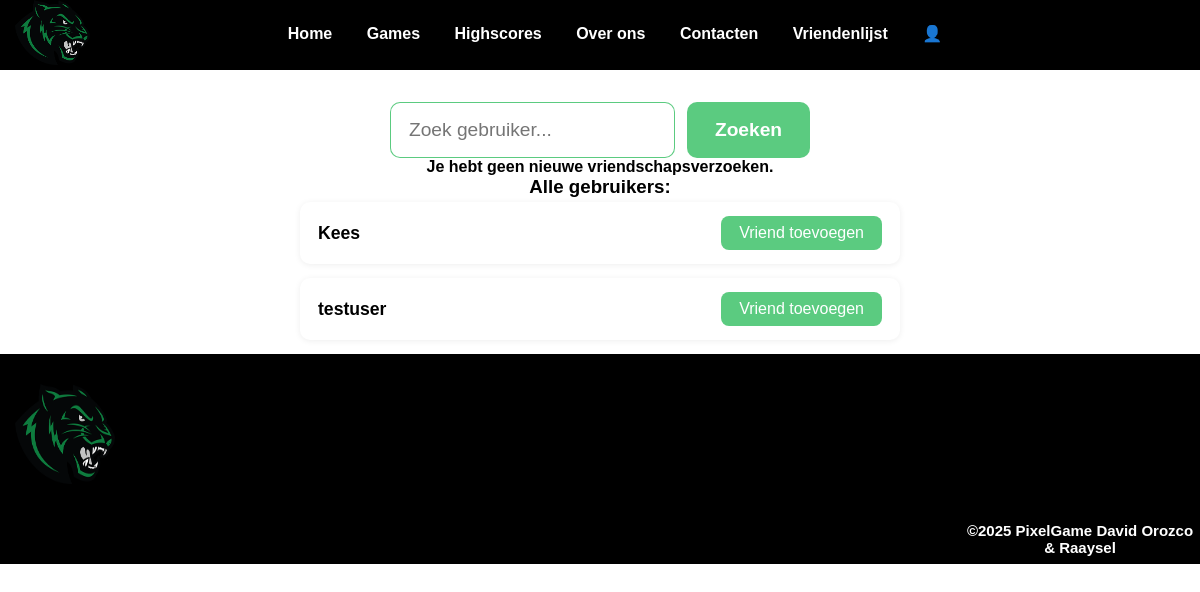
Before: /vrienden_toevoegen.php with the older database file.
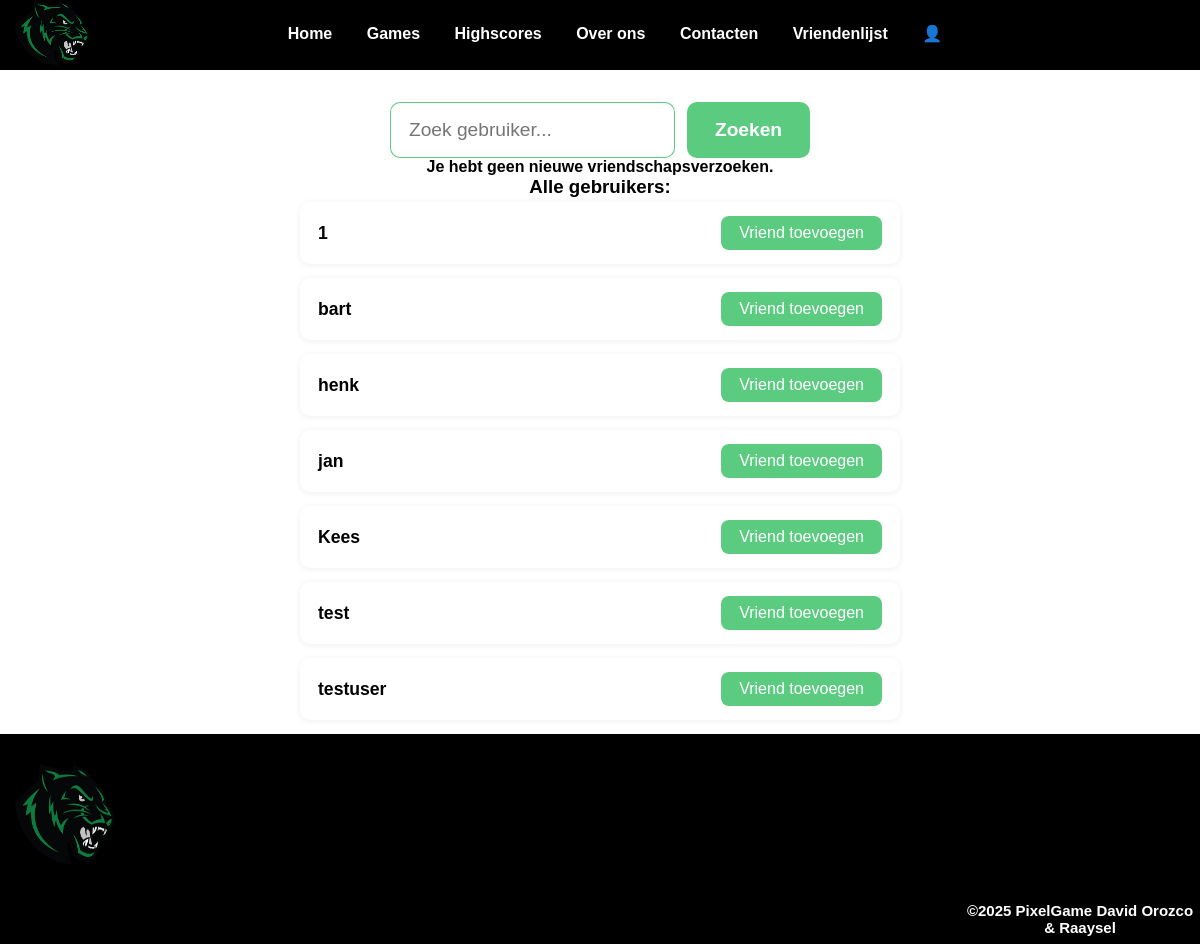
After: the same page with the newer database file.
### tables this page shows
CREATE TABLE `users` (
  `id` int(11) NOT NULL,
  `username` varchar(50) NOT NULL,
  `email` varchar(100) NOT NULL,
  `password` varchar(255) NOT NULL,
  `created_at` timestamp NULL DEFAULT current_timestamp()
);

### vrienden_toevoegen.php (the view, shortened to what this page needs)
<!DOCTYPE html>
<html lang="nl">
<head>
    <link rel="stylesheet" href="css/style.css">
</head>
<body>
<?php
require_once 'header.php';
$db = Database::getInstance();
$conn = $db->getConnection();
$current_id = $_SESSION['id'] ?? 0;
echo '<form class="vrienden-zoek-form" method="GET" action="">
    <input type="text" name="zoek" placeholder="Zoek gebruiker..." value="' . (isset($_GET['zoek']) ? htmlspecialchars($_GET['zoek']) : '') . '">
    <button type="submit">Zoeken</button>
</form>';
try {
$stmt = $conn->prepare("SELECT v.*, u.username FROM vrienden v JOIN users u ON v.gebruiker_id = u.id WHERE v.vrienden_id = :id AND v.accepted = 0");
$stmt->bindParam(':id', $current_id, PDO::PARAM_INT);
$stmt->execute();
$verzoeken = $stmt->fetchAll(PDO::FETCH_ASSOC);
} catch (PDOException $e) {
    echo "<p>Fout bij het ophalen van vriendschapsverzoeken: " . htmlspecialchars($e->getMessage()) . "</p>";
}
if (count($verzoeken) > 0) {
    echo "<h3>Vriendschapsverzoeken:</h3><ul class='vriendenlijst'>";
    foreach ($verzoeken as $verzoek) {
        echo "<li>";
        echo htmlspecialchars($verzoek['username']) . " wil vrienden worden.";
        echo "
            <form action='acceptatie_wijzigen.php' method='POST' style='display:inline;'>
                <input type='hidden' name='username' value='" . htmlspecialchars($verzoek['username']) . "'>
                <button type='submit'>Accepteer</button>
            </form>
            <form action='vriendafwijzen.php' method='POST' style='display:inline;'>
                <input type='hidden' name='username' value='" . htmlspecialchars($verzoek['username']) . "'>
                <button type='submit'>Afwijzen</button>
            </form>
        ";
        echo "</li>";
    }
    echo "</ul>";
} else {
    echo "<p>Je hebt geen nieuwe vriendschapsverzoeken.</p>";
}
$zoek = $_GET['zoek'] ?? '';
if ($zoek !== '') {
    $zoekterm = '%' . $zoek . '%';
    $stmt = $conn->prepare("SELECT id, username FROM users WHERE id != :current_id AND username LIKE :zoekterm");
    $stmt->bindParam(':current_id', $current_id, PDO::PARAM_INT);
    $stmt->bindParam(':zoekterm', $zoekterm, PDO::PARAM_STR);
} else {
    $stmt = $conn->prepare("SELECT id, username FROM users WHERE id != :current_id");
    $stmt->bindParam(':current_id', $current_id, PDO::PARAM_INT);
}
$stmt->execute();
$users = $stmt->fetchAll(PDO::FETCH_ASSOC);
echo "<h3>Alle gebruikers:</h3><ul class='vriendenlijst'>";
foreach ($users as $user) {
    echo "<li>";
    echo htmlspecialchars($user['username']);
    echo "
        <form action='vriendenvoegen.php' method='POST' style='display:inline;'>
            <input type='hidden' name='vrienden_id' value='" . htmlspecialchars($user['id']) . "'>
            <button type='submit'>Vriend toevoegen</button>
        </form>
    ";
    echo "</li>";
}
echo "</ul>";
?>
<?php require_once 'footer.php'; ?>
</body>
</html>

### header.php (shortened to what this page needs)
<!DOCTYPE html>
<html lang="nl">
<head>
    <link rel="stylesheet" href="css/style.css">
</head>
<header>
    <nav>
     <img src="img/panther.png" alt="Logo" class="logo">
     <a href="index.php">Home</a>
     <a href="Game-menu.php">Games</a>
     <a href="highscores.php">Highscores</a>
     <a href="over_ons.php">Over ons</a>
     <a href="contact.php">Contacten</a>
     <a href="vriendenlijst.php">Vriendenlijst</a>
    <?php if(!isset($_SESSION['user_id'])): ?>
        <a href="inloggen.php">👤</a>
    <?php else: ?>
        <a href="profiel.php">👤 <?php echo $_SESSION['username']; ?></a>
        <a href="logout.php">👤 Uitloggen</a>
    <?php endif; ?>
    </nav>
</header>

### footer.php
<footer>
    <img class="footer-logo" src="img/panther.png" alt="Logo">
    <article>
       <p id="Watermark">&copy;2025 PixelGame David Orozco & Raaysel</p>
      </article>
</footer>
</html>

### css/style.css (style rules this page uses)
* { margin:0; padding:0; box-sizing: border-box; }
body { font-family: Arial, Helvetica, sans-serif; font-weight: bold; margin: 0; display: flex; align-items: center; flex-direction: column; position: relative; }
p { text-align: center; }
nav { background-color: black; padding: 24px; width: 100vw; height: 10vh; text-align: center; position: relative; top: 0; left: 0; z-index: 10; }
nav a { padding-left: 30px; color: white; text-decoration: none; }
footer { background-color: black; width: 100vw; padding: 105px; height: auto; position: relative; z-index: 2; }
.logo { position: absolute; left: 15px; width: 75px; height: 65px; top: 0px; }
.footer-logo { position: absolute; width: 100px; height: 100px; margin-top: -75px; left: 15px; }
#Watermark { color: white; position: absolute; top: 80%; left: 80%; font-size: 15px; }
ul.vriendenlijst { list-style: none; padding: 0; margin: 4px auto 0 auto; max-width: 600px; width: 100%; box-sizing: border-box; }
ul.vriendenlijst li { background: #fff; margin-bottom: 14px; padding: 14px 18px; border-radius: 10px; display: flex; justify-content: space-between; align-items: center; box-shadow: 0 1px 6px rgba(0,0,0,0.07); font-size: 1.1rem; box-sizing: border-box; }
ul.vriendenlijst li form { margin: 0; display: inline; }
ul.vriendenlijst li button { background-color: #50c878ef; color: white; border: none; border-radius: 8px; padding: 8px 18px; font-size: 1rem; cursor: pointer; margin-left: 10px; transition: background 0.2s; }
.vrienden-zoek-form { width: 100%; max-width: 400px; margin: 32px auto 0 auto; display: flex; gap: 12px; justify-content: center; }
.vrienden-zoek-form input[type="text"] { flex: 1; padding: 16px 18px; border-radius: 10px; border: 1.5px solid #50c878ef; font-size: 1.2rem; background: #fff; }
.vrienden-zoek-form button[type="submit"] { padding: 16px 28px; border-radius: 10px; border: none; background: #50c878ef; color: #fff; font-size: 1.2rem; font-weight: bold; cursor: pointer; transition: background 0.2s; }
header, nav { height: 70px; min-height: 70px; width: 100vw; position: fixed; top: 0; left: 0; z-index: 100; }
body { padding-top: 70px; }

Changed rows visible on the page:
added users: username "1"
added users: username "bart"
added users: username "henk"
added users: username "jan"
added users: username "test"
